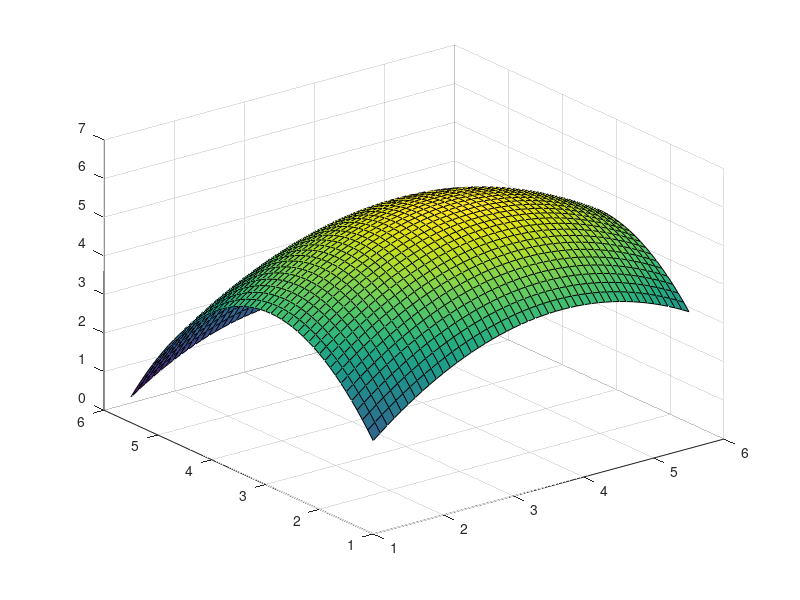

Write the MATLAB code that produced this figure.
D=[1 2 4;1.5 2.3 5;2.1 2.5 5.6; 3 3.2 6.1; 4 2.6 6.2; 4.1 2.2 6;4.8 1.8 5.3;5 1 4];
A=ones(8,1);
A(:,2)=D(:,1);A(:,3)=D(:,2);A(:,4)=D(:,1).^2;A(:,5)=D(:,2).^2;A(:,6)=D(:,1).*D(:,2);
Y=D(:,3);
C=inv(A'*A)*A'*Y;
x=1:0.1:5.5;
y=1:0.1:5.5;
[x,y]=meshgrid(x,y);
graf=C(1)+C(2)*x+C(3)*y+C(4)*x.^2+C(5)*y.^2+C(6)*x.*y;
surf(x,y,graf)
